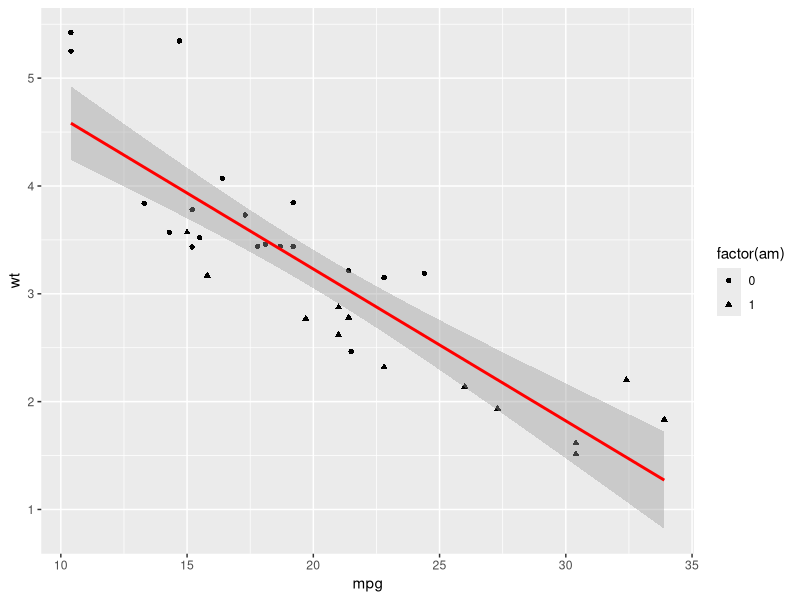
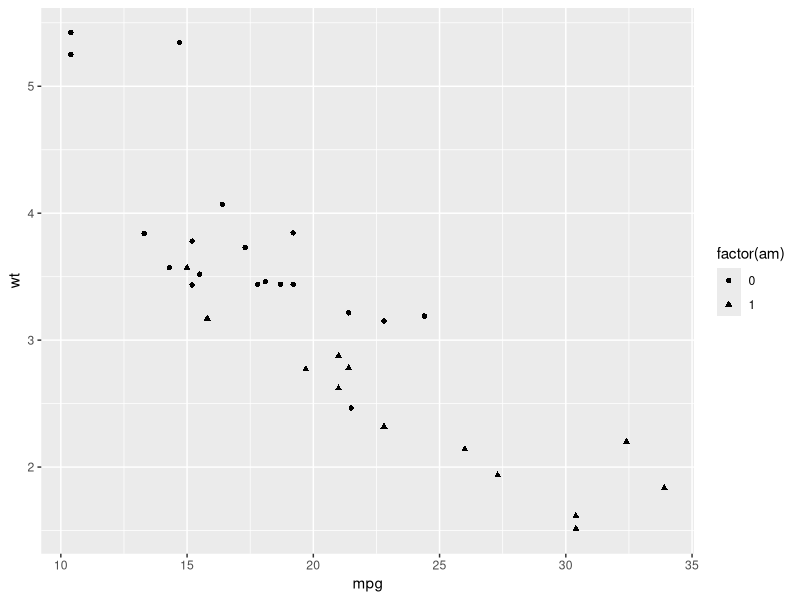
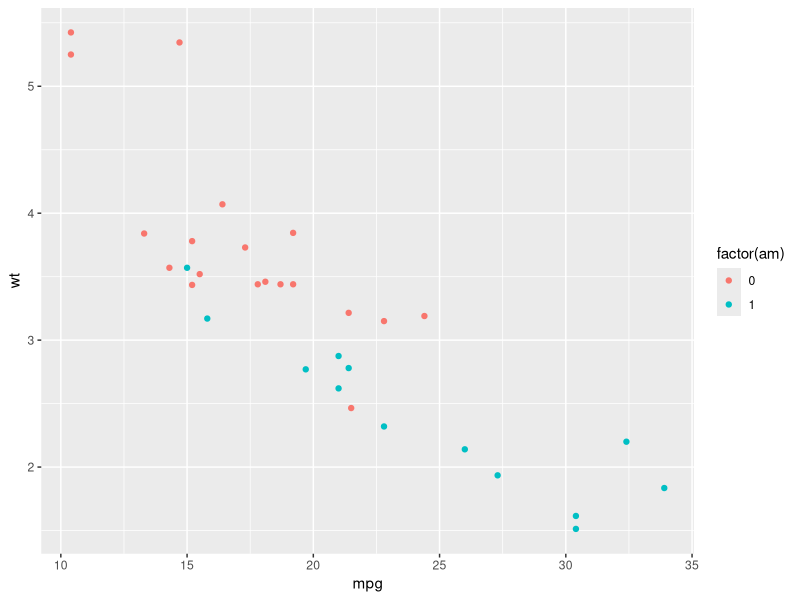
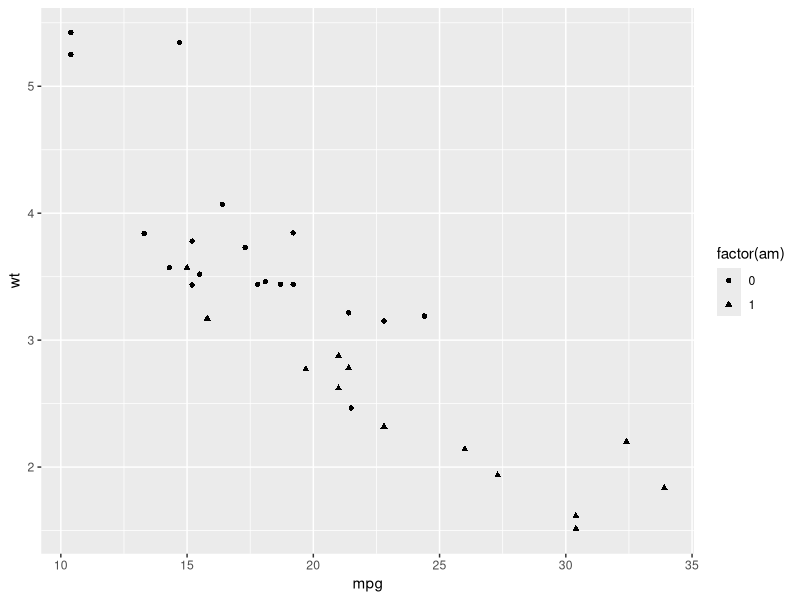

Write R code to recreate these figures, in order.
## ---- chunk 1
library(tidyverse)
p <- ggplot(mtcars, aes(mpg, wt )) +
  geom_point(aes(shape = factor(am))) +
  geom_smooth(method = lm, colour = "red")
p
## ---- chunk 2
p[["layers"]][[2]][["aes_params"]][["colour"]]
## ---- chunk 3
library(tidyverse)
mtcars |> 
  ggplot(aes(mpg, wt, shape = factor(am))) +
  geom_point()
## ---- chunk 4
noget <- "am"
andet <- "colour"
mtcars |> 
  ggplot(aes(mpg, wt, !!andet := factor(!!as.symbol(noget)))) +
  geom_point()


## ---- chunk 5
mtcars |> 
  group_by(!!as.symbol(noget)) |> 
  summarise(n = n()) |> 
  mutate(test = !!andet)
## ---- chunk 6

a <- "geom_point()"  # eller a <- "geom_line"

mtcars |>
  ggplot(aes(mpg, wt, shape = factor(am))) +
  eval(parse(text = a))  # Evaluere og udføre den dynamiske funktion

